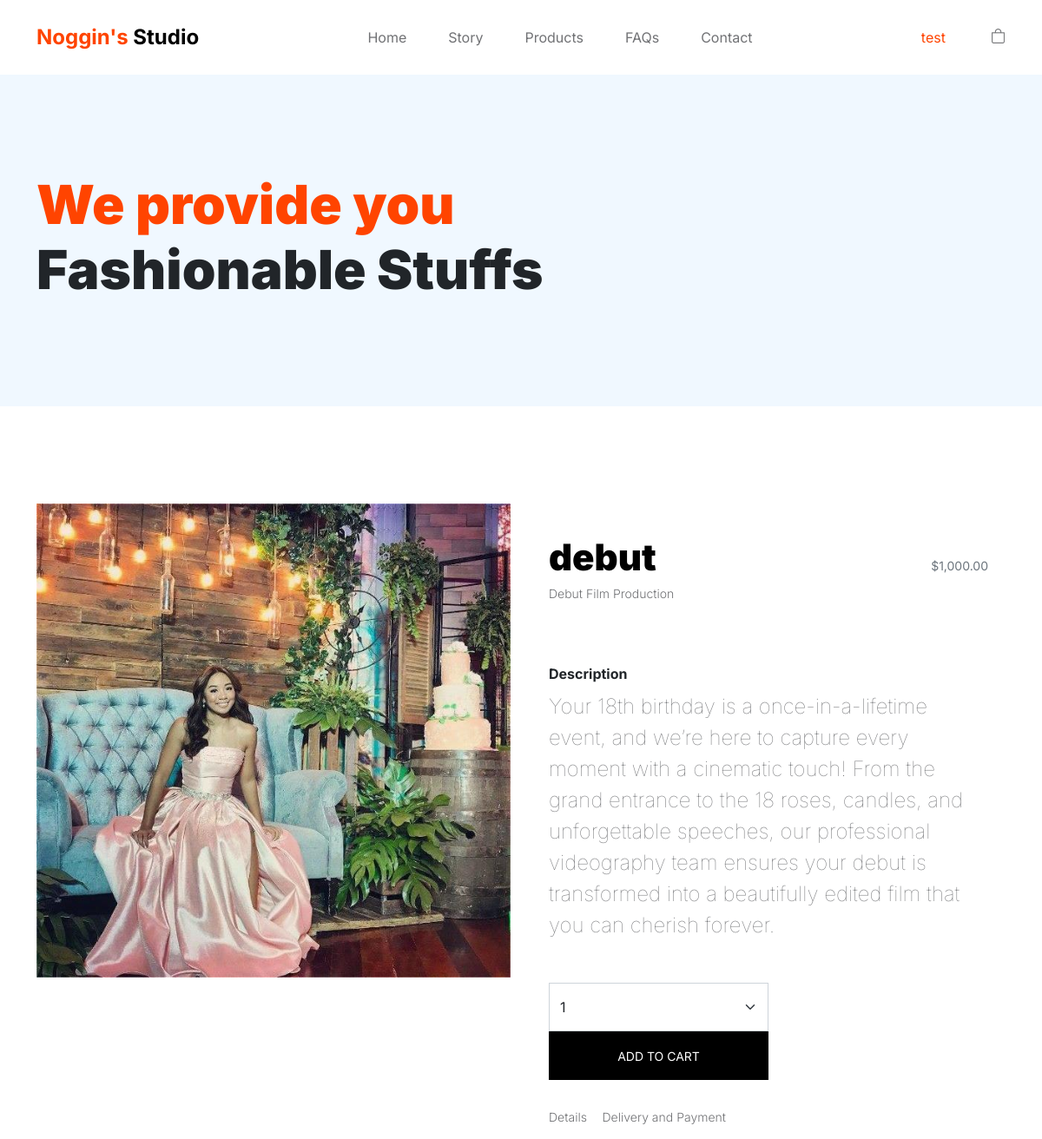
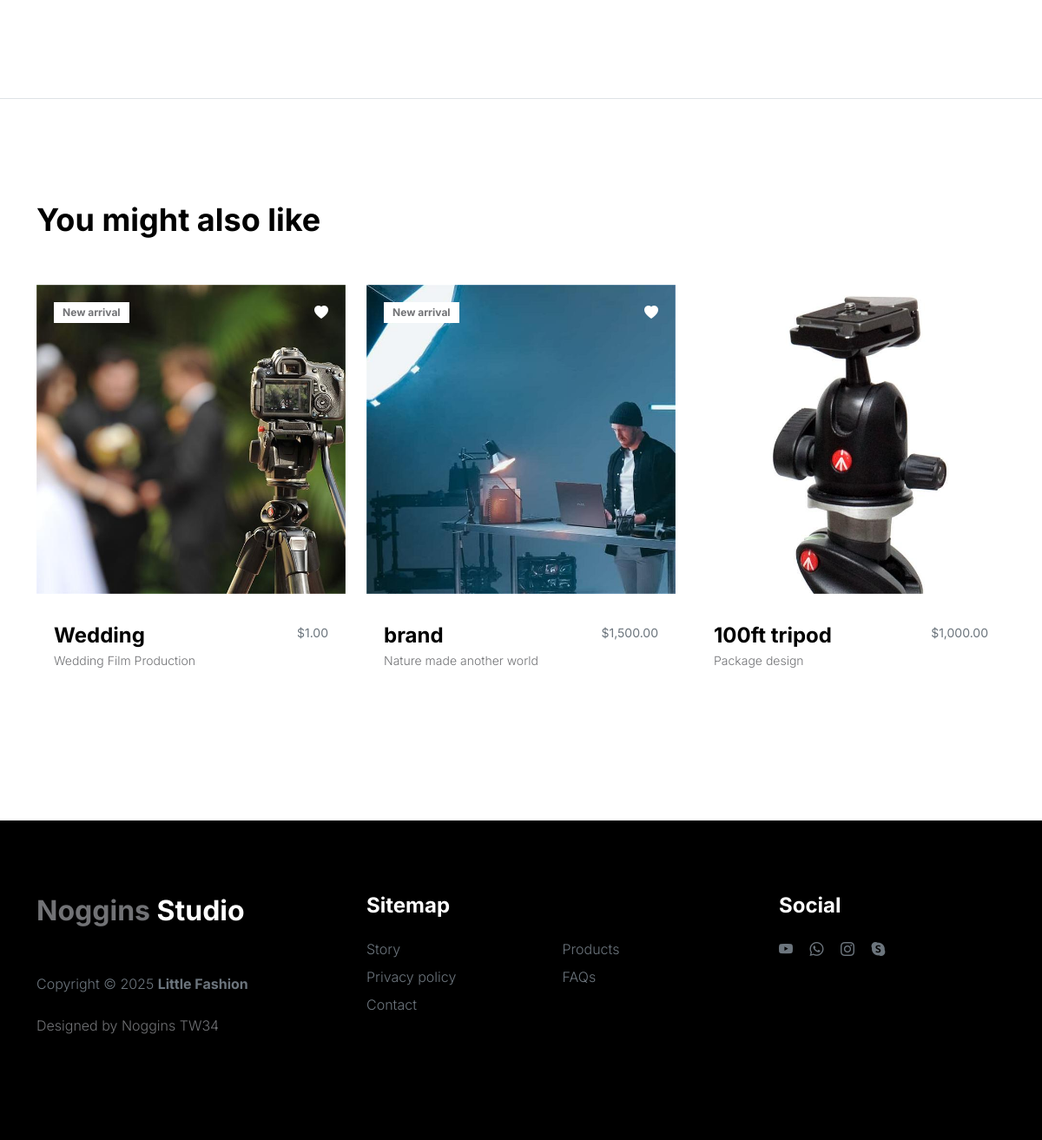
Page /little_fashion/product-detail.php?id=2 (signed in) on the committed database (2 pictures, top to bottom).
### tables this page shows
CREATE TABLE `products` (
  `id` int(11) NOT NULL,
  `name` varchar(255) NOT NULL,
  `description` text DEFAULT NULL,
  `short_description` varchar(255) DEFAULT NULL,
  `price` decimal(10,2) NOT NULL,
  `image_path` varchar(255) NOT NULL,
  `category` varchar(50) DEFAULT NULL,
  `is_new_arrival` tinyint(1) DEFAULT 0,
  `is_popular` tinyint(1) DEFAULT 0,
  `is_discounted` tinyint(1) DEFAULT 0,
  `created_at` timestamp NOT NULL DEFAULT current_timestamp()
);

### little_fashion/product-detail.php (the view, shortened to what this page needs)
<?php
require_once 'config.php';
$productId = $_GET['id'];
$stmt = $pdo->prepare("SELECT * FROM products WHERE id = ?");
$stmt->execute([$productId]);
$product = $stmt->fetch(PDO::FETCH_ASSOC);
$stmtRelated = $pdo->prepare("
    SELECT p.* FROM products p
    JOIN related_products rp ON p.id = rp.related_product_id
    WHERE rp.product_id = ?
    LIMIT 3
");
$stmtRelated->execute([$productId]);
$relatedProducts = $stmtRelated->fetchAll(PDO::FETCH_ASSOC);
?>
<!doctype html>
<html lang="en">
    <head>
        <link href="css/bootstrap.min.css" rel="stylesheet">
        <link href="css/bootstrap-icons.css" rel="stylesheet">
        <link rel="stylesheet" href="css/slick.css"/>
        <link href="css/tooplate-little-fashion.css" rel="stylesheet">
    </head>
    <body>
        <main>
            <?php include 'navbar.php'; ?>
            <header class="site-header section-padding d-flex justify-content-center align-items-center">
                <div class="container">
                    <div class="row">
                        <div class="col-lg-10 col-12">
                            <h1>
                                <span class="d-block text-primary">We provide you</span>
                                <span class="d-block text-dark">Fashionable Stuffs</span>
                            </h1>
                        </div>
                    </div>
                </div>
            </header>
            <section class="product-detail section-padding">
                <div class="container">
                    <div class="row">
                        <div class="col-lg-6 col-12">
                            <div class="product-thumb">
                                <img src="<?= $product['image_path'] ?>" class="img-fluid product-image" alt="<?= $product['name'] ?>">
                            </div>
                        </div>
                        <div class="col-lg-6 col-12">
                            <div class="product-info d-flex">
                                <div>
                                    <h2 class="product-title mb-0"><?= $product['name'] ?></h2>
                                    <p class="product-p"><?= $product['short_description'] ?></p>
                                </div>
                                <small class="product-price text-muted ms-auto mt-auto mb-5">$<?= number_format($product['price'], 2) ?></small>
                            </div>
                            <div class="product-description">
                                <strong class="d-block mt-4 mb-2">Description</strong>
                                <p class="lead mb-5"><?= $product['description'] ?></p>
                            </div>
                            <div class="product-cart-thumb row">
                                    <form method="post" action="add-to-cart.php">
                                        <div class="col-lg-6 col-12">
                                            <select class="form-select cart-form-select" name="quantity" id="inputGroupSelect01">
                                                <option value="1" selected>1</option>
                                            </select>
                                        </div>
                                        <div class="col-lg-6 col-12 mt-4 mt-lg-0">
                                            <button type="submit" class="btn custom-btn cart-btn">Add to Cart</button>
                                        </div>
                                    </form>
                                    <p>
                                        <a href="#" class="product-additional-link">Details</a>
                                        <a href="#" class="product-additional-link">Delivery and Payment</a>
                                    </p>
                                </div>
                        </div>
                    </div>
                </div>
            </section>
            <section class="related-product section-padding border-top">
                <div class="container">
                    <div class="row">
                        <div class="col-12">
                            <h3 class="mb-5">You might also like</h3>
                        </div>
                        <?php foreach ($relatedProducts as $related): ?>
                        <div class="col-lg-4 col-12 mb-3">
                            <div class="product-thumb">
                                <a href="product-detail.php?id=<?= $related['id'] ?>">
                                    <img src="<?= $related['image_path'] ?>" class="img-fluid product-image" alt="<?= $related['name'] ?>">
                                </a>
                                <div class="product-top d-flex">
                                    <?php if ($related['is_new_arrival']): ?>
                                    <span class="product-alert me-auto">New arrival</span>
                                    <?php endif; ?>
                                    <a href="#" class="bi-heart-fill product-icon ms-auto"></a>
                                </div>
                                <div class="product-info d-flex">
                                    <div>
                                        <h5 class="product-title mb-0">
                                            <a href="product-detail.php?id=<?= $related['id'] ?>" class="product-title-link"><?= $related['name'] ?></a>
                                        </h5>
                                        <p class="product-p"><?= $related['short_description'] ?></p>
                                    </div>
                                    <small class="product-price text-muted ms-auto mt-auto mb-5">$<?= number_format($related['price'], 2) ?></small>
                                </div>
                            </div>
                        </div>
                        <?php endforeach; ?>
                    </div>
                </div>
            </section>
        </main>
        <?php include 'footer.php'; ?>
    </body>
</html>

### little_fashion/css/tooplate-little-fashion.css (style rules this page uses)
:root { --white-color: #FFFFFF; --primary-color: #FF4400; --section-bg-color: #f0f8ff; --dark-color: #000000; --grey-color: #d0d1d1; --p-color: #717275; --body-font-family: 'Inter', sans-serif; --h5-font-size: 24px; --p-font-size: 20px; --copyright-text-font-size: 16px; --product-link-font-size: 14px; --custom-link-font-size: 12px; --font-weight-thin: 100; --font-weight-light: 300; --font-weight-normal: 400; --font-weight-bold: 700; --font-weight-black: 900; }
body, html { height: 100%; }
html { scroll-behavior: smooth; }
body { background: var(--white-color); font-family: var(--body-font-family); position: relative; }
h2, h3, h4, h5, h6 { color: var(--dark-color); line-height: inherit; }
h1, h2, h3, h4, h5, h6 { font-weight: var(--font-weight-bold); }
h1, h2 { font-weight: var(--font-weight-black); }
h1 { font-size: 64px; line-height: normal; }
h2 { font-size: 42px; }
h3 { font-size: 36px; }
h5 { font-size: 24px; }
p { color: var(--p-color); font-size: var(--p-font-size); font-weight: var(--font-weight-light); }
a, button { touch-action: manipulation; transition: all 0.3s; }
a { color: var(--p-color); text-decoration: none; }
.text-primary { color: var(--primary-color) !important; }
.lead { font-size: 1.5rem; font-weight: var(--font-weight-thin); }
b, strong { font-weight: var(--font-weight-bold); }
.custom-btn { background: var(--dark-color); border-radius: 50px; color: var(--white-color); font-size: var(--copyright-text-font-size); text-transform: uppercase; padding: 16.50px 20px; }
.cart-form-select { border-radius: 0; padding-top: 15px; padding-bottom: 15px; }
.cart-btn { border-radius: 0; width: 100%; font-size: var(--product-link-font-size); }
.site-header { background-color: var(--section-bg-color); position: relative; overflow: hidden; margin-top: 86px; }
.site-header.section-padding { padding-top: 7rem; padding-bottom: 7rem; }
section { content-visibility: auto; contain-intrinsic-size: 700px; }
.section-padding { padding-top: 7rem; padding-bottom: 7rem; }
.product-thumb { background: var(--white-color); position: relative; transition: all 0.5s ease-out; }
.product-image { transition: all 0.5s ease-out; }
.product-top { position: absolute; top: 0; right: 0; left: 0; margin: 20px; }
.product-info { padding: 30px 20px; }
.product-description, .product-cart-thumb { padding: 0 20px; }
.product-icon { color: var(--white-color); }
.product-title-link { color: var(--dark-color); }
.product-additional-link { display: inline-block; vertical-align: top; font-size: var(--product-link-font-size); margin-top: 32px; margin-right: 12px; }
.product-alert { background: var(--white-color); color: var(--p-color); font-size: var(--custom-link-font-size); font-weight: var(--font-weight-bold); padding: 3px 10px; }
.product-p { font-size: var(--product-link-font-size); }
@media screen and (max-width: 1200px) { h1 { font-size: 62px; } }

### rows in the picture
products: image_path (picture), name "debut", short_description "Debut Film Production", price "1,000.00", description "Your 18th birthday is a once-in-a-lifetime event, and we’re here to capture every moment with a cinematic touch! From the grand entrance to the 18 roses, candles, and unforgettable speeches, our professional videography team ensures your debut is transformed into a beautifully edited film that you can cherish forever."
products: image_path (picture), is_new_arrival "New arrival", name "Wedding", short_description "Wedding Film Production", price "1.00"
products: image_path+name (picture), is_new_arrival "New arrival", name "brand", short_description "Nature made another world", price "1,500.00"
products: image_path (picture), name "100ft tripod", short_description "Package design", price "1,000.00"

### other values in the picture
$_SESSION['user']['name'] "test"
